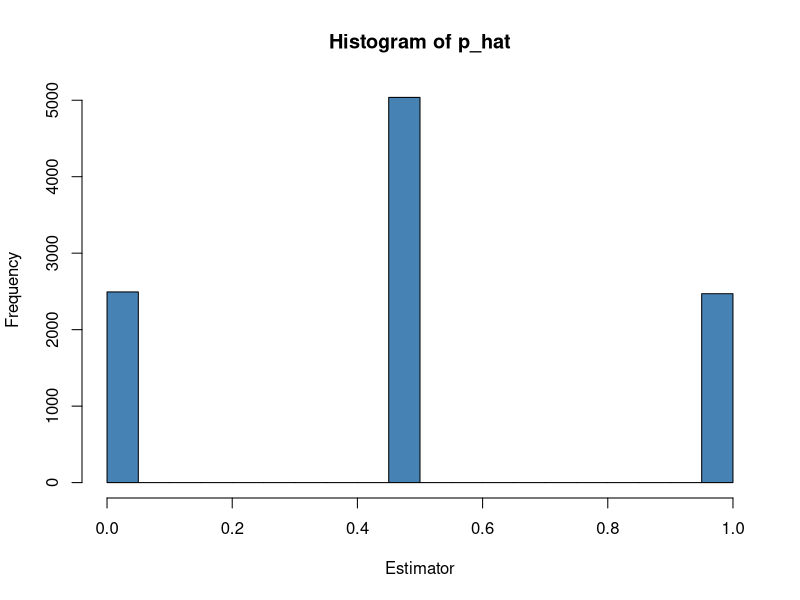
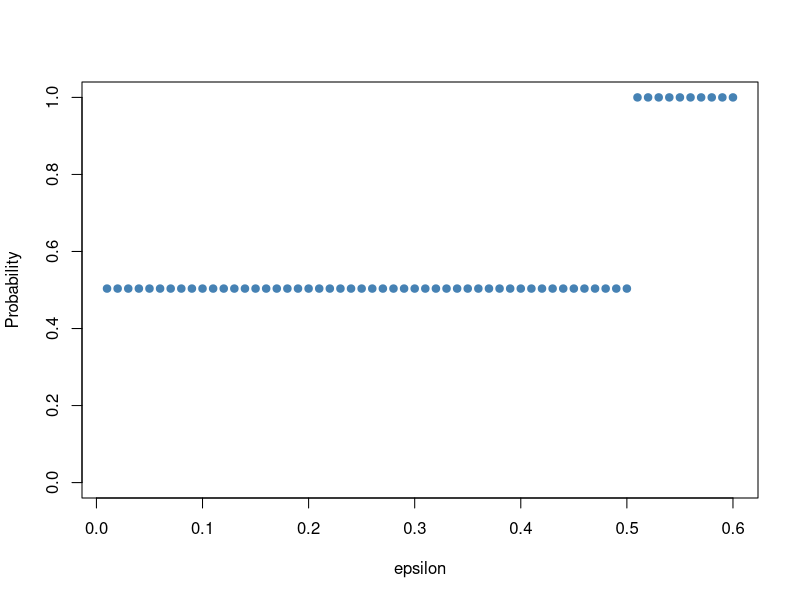
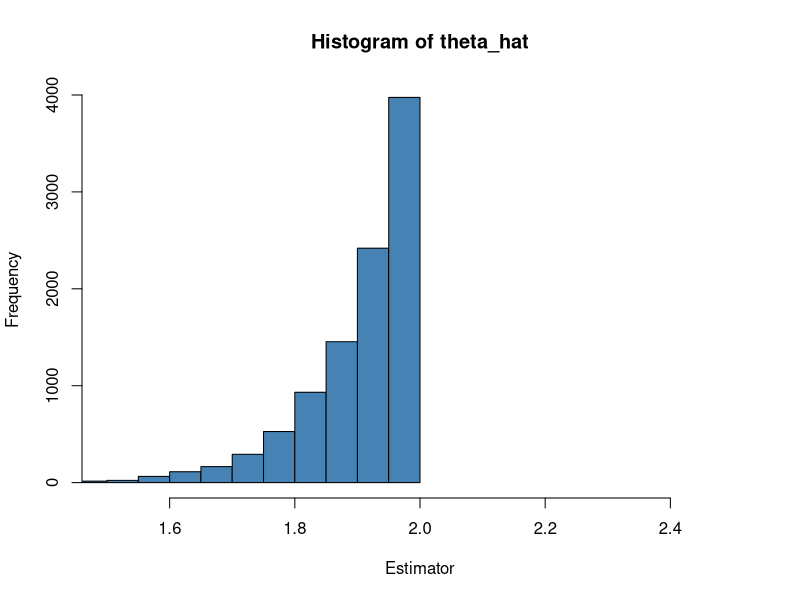
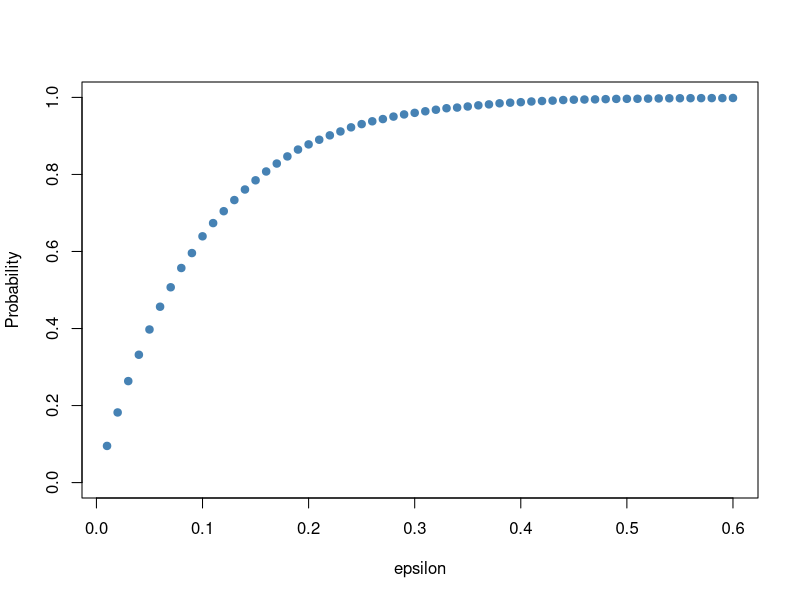
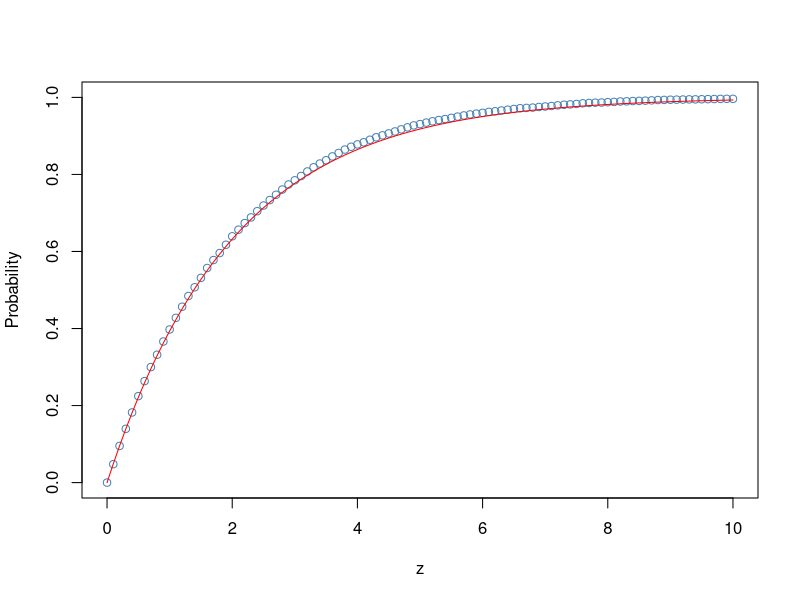

Recreate these plots in R, in order.
rm(list = ls())

set.seed(4519)

nsims <- 10000


# Example 1: Bernoulli distribution

# Set parameters
n <- 2
p <- 0.5

# Simulate all data. Each column is one simulated data set of size n
rvs <- (replicate(nsims, rbinom(n, 1, prob=p)))

# Calculate all estimates
p_hat <- colMeans(rvs)
hist(p_hat,xlim = c(0,1),xlab="Estimator",ylab="Frequency", col = 'steelblue')


# P(|p_hat - p| < eps)
eps = seq(0.01,0.6,by=0.01)
int_prob <-  colMeans(abs(p - matrix(rep(p_hat,length(eps)),nsims,length(eps)))<t(matrix(rep(eps,length(p_hat)),length(eps),nsims)))
plot(eps,int_prob,ylim = c(0,1),xlab="epsilon",ylab="Probability", col = 'steelblue',pch = 19)



# Example 2: Uniform distribution

# Set parameters
n <- 20
theta <- 2

# Simulate all data. Each column is one simulated data set of size n
rvs <- (replicate(nsims, runif(n,min = 0, max = theta)))

# Calculate all estimates
theta_hat <- apply(rvs, 2, max)

# Histogram of estimates
hist(theta_hat,xlim = c(1.5,2.5),xlab="Estimator",ylab="Frequency", col = 'steelblue')

# P(|theta_hat - theta| <= eps)
eps = seq(0.01,0.6,by=0.01)
int_prob <-  colMeans(abs(theta - matrix(rep(theta_hat,length(eps)),nsims,length(eps)))<=t(matrix(rep(eps,length(theta_hat)),length(eps),nsims)))
plot(eps,int_prob,ylim = c(0,1),xlab="epsilon",ylab="Probability", col = 'steelblue',pch = 19)


# P(n*(theta-theta_hat) <= z)
z = seq(0,10,by=0.1)
cdf_theta_hat <-  colMeans(n*(theta - matrix(rep(theta_hat,length(z)),nsims,length(z)))<=t(matrix(rep(z,length(theta_hat)),length(z),nsims)))

# Plot and compare to exponential
plot(z,cdf_theta_hat,ylim = c(0,1),xlab="z",ylab="Probability", col = 'steelblue')
lines(z,  pexp(z, rate = 1/2, lower.tail = TRUE, log.p = FALSE),col = 'red')





